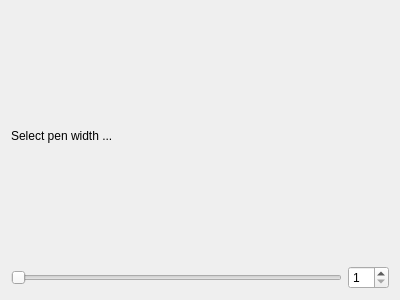
<?xml version="1.0" encoding="UTF-8"?>
<ui version="4.0">
 <class>Brush</class>
 <widget class="QWidget" name="Brush">
  <property name="geometry">
   <rect>
    <x>0</x>
    <y>0</y>
    <width>400</width>
    <height>300</height>
   </rect>
  </property>
  <property name="windowTitle">
   <string>Form</string>
  </property>
  <layout class="QVBoxLayout" name="verticalLayout">
   <item>
    <layout class="QGridLayout" name="gridLayout">
     <item row="2" column="1">
      <widget class="QSpinBox" name="brushWidthSpinBox">
       <property name="minimum">
        <number>1</number>
       </property>
       <property name="maximum">
        <number>50</number>
       </property>
      </widget>
     </item>
     <item row="1" column="0">
      <widget class="QLabel" name="penWidthLabel">
       <property name="text">
        <string>Select pen width ...</string>
       </property>
      </widget>
     </item>
     <item row="2" column="0">
      <widget class="QSlider" name="brushWidthSlider">
       <property name="minimum">
        <number>1</number>
       </property>
       <property name="maximum">
        <number>50</number>
       </property>
       <property name="orientation">
        <enum>Qt::Horizontal</enum>
       </property>
      </widget>
     </item>
    </layout>
   </item>
   <item>
    <layout class="QHBoxLayout" name="colorLayout"/>
   </item>
  </layout>
 </widget>
 <resources/>
 <connections>
  <connection>
   <sender>brushWidthSlider</sender>
   <signal>valueChanged(int)</signal>
   <receiver>brushWidthSpinBox</receiver>
   <slot>setValue(int)</slot>
   <hints>
    <hint type="sourcelabel">
     <x>245</x>
     <y>140</y>
    </hint>
    <hint type="destinationlabel">
     <x>358</x>
     <y>133</y>
    </hint>
   </hints>
  </connection>
 </connections>
</ui>
